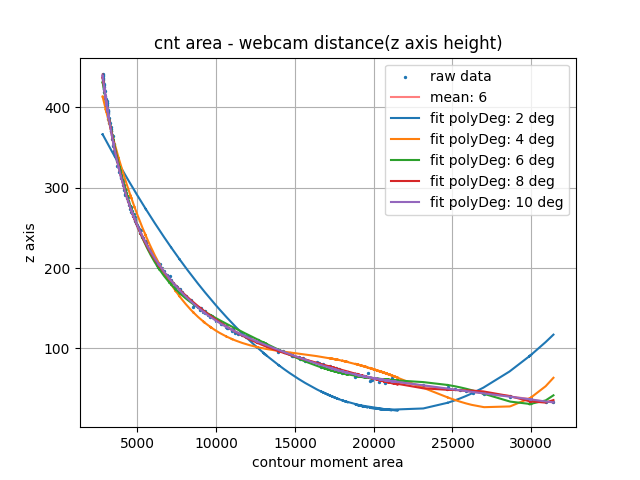
#> input picture teststuff/python/opencv/PolyDeg_area-dist.png, 640 x 480 px
$ python -i opencv_serialCOM_ipCam2.py   (imports and definitions only)
#> lines starting #> are read from the running program, lines starting #| are printed output that depends on the picture; after the words box and inside, x2 and y2 are one past the last pixel; in counts of white or black regions, pixels touching at a corner belong together
#> further down, picture is the input picture: shape (480, 640, 3); mean B, G, R 245.4, 245.4, 245.7
#!/usr/bin/env python3

import serial
import time
import requests
import cv2 #type: ignore
import numpy as np
import imutils

ser = serial.Serial('/dev/ttyUSB0', 115200, timeout=1)
# [1 line not run here, left out]

# Replace the below URL with your own. Make sure to add "/shot.jpg" at last.
url_start = "http://"
url_end = "/shot.jpg"
# [1 line not run here, left out]
minContourVal = 1000

L_values, U_values = [55, 90, 9], [81, 215, 151]

# [1 line not run here, left out]
cX, cY, cZ = 320, 200, 150
posX, posY, posZ = cX, cY, cZ
intensityVal = 0.9
area = 1

def increase_brightness(img, value=30):
#> called with value = 30
    hsv = cv2.cvtColor(img, cv2.COLOR_BGR2HSV)
#> hsv: shape (480, 640, 3); mean H, S, V 2.1, 3.3, 246.8
    h, s, v = cv2.split(hsv)
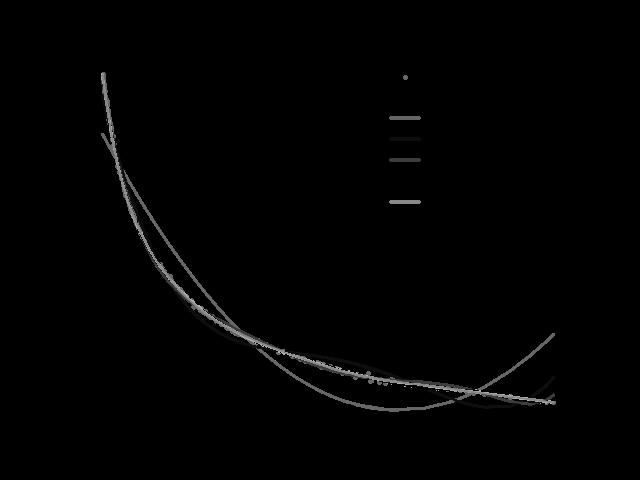
#> h: shape (480, 640); min 0, max 179, mean 2.1
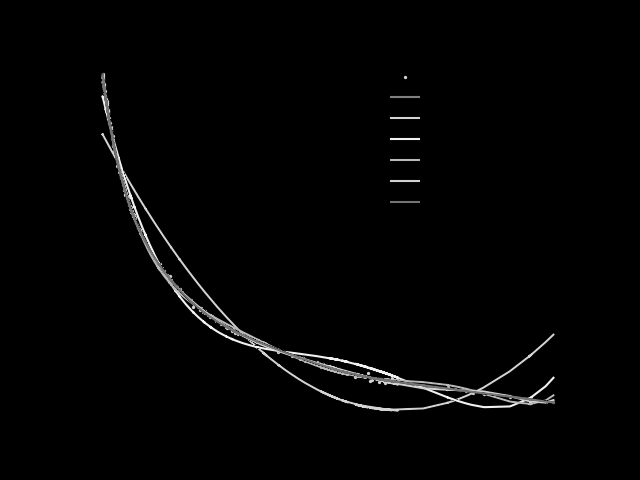
#> s: shape (480, 640); min 0, max 241, mean 3.3
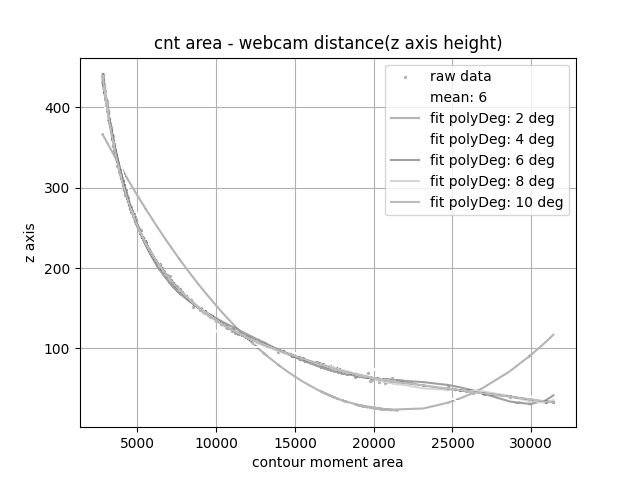
#> v: shape (480, 640); min 0, max 255, mean 246.8

    lim = 255 - value
    v[v > lim] = 255
#> v: shape (480, 640); 5.17% of pixels changed, all inside (x1, y1, x2, y2) = (24, 35, 578, 467)
    v[v <= lim] += value
#> v: shape (480, 640); min 30, max 255, mean 249.1

    final_hsv = cv2.merge((h, s, v))
#> final_hsv: shape (480, 640, 3); mean H, S, V 2.1, 3.3, 249.1
    img = cv2.cvtColor(final_hsv, cv2.COLOR_HSV2BGR)
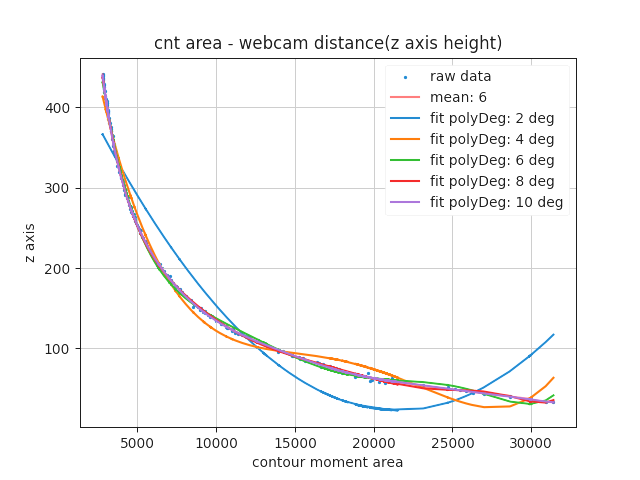
#> img: shape (480, 640, 3); mean B, G, R 247.5, 247.4, 247.7
    return img

# While loop to continuously fetching data from the Url
# [51 lines not run here, left out]

>>> import cv2
>>> picture = cv2.imread('../PolyDeg_area-dist.png')
>>> result = increase_brightness(picture)

$ run again, on teststuff/python/opencv/polyDeg_2-10.png
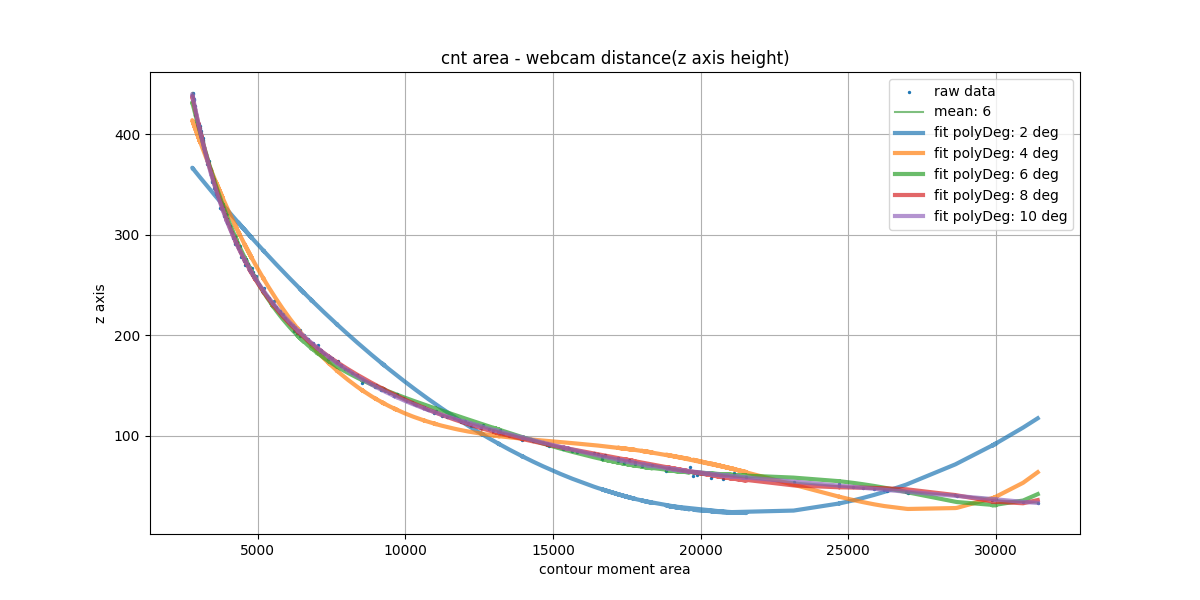
#> input picture teststuff/python/opencv/polyDeg_2-10.png, 1200 x 600 px
#> picture is the input picture: shape (600, 1200, 3); mean B, G, R 248.7, 248.8, 249.2
#> hsv: shape (600, 1200, 3); mean H, S, V 2.2, 2.8, 250
#> in increase_brightness, `h, s, v = cv2.split(hsv)`:
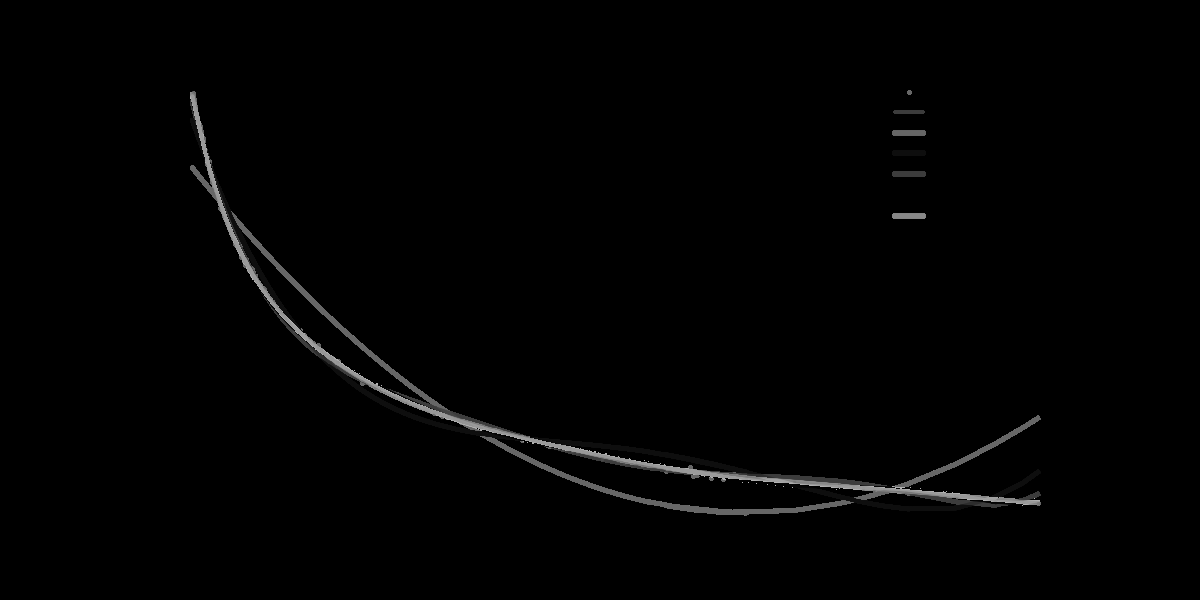
#> h: shape (600, 1200); min 0, max 179, mean 2.2
#> in increase_brightness, `h, s, v = cv2.split(hsv)`:
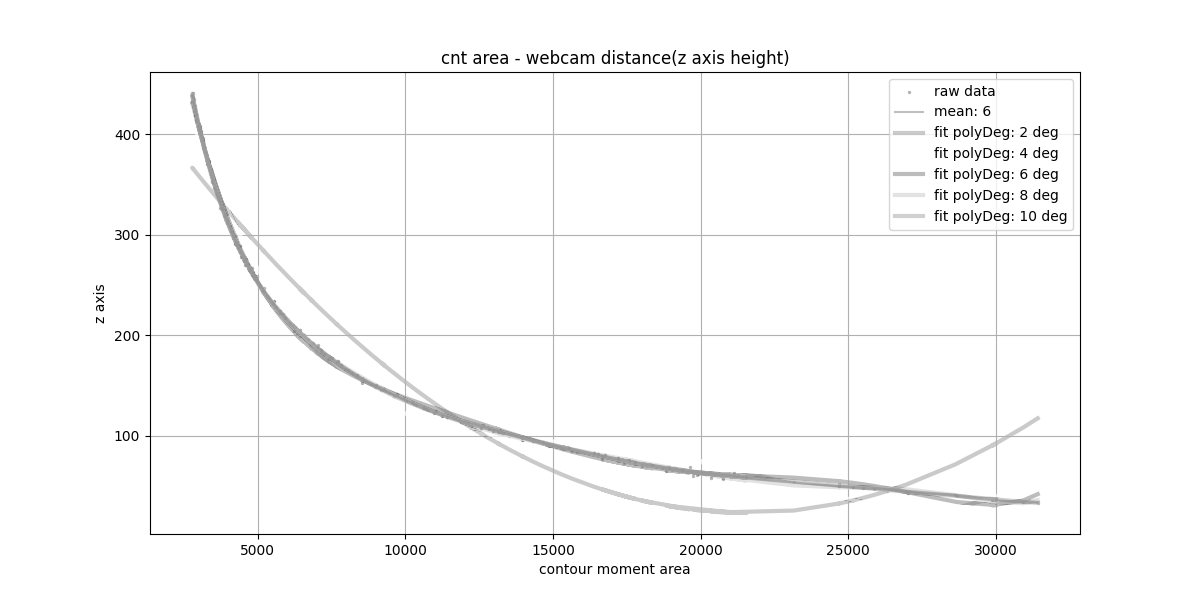
#> v: shape (600, 1200); min 0, max 255, mean 250
#> final_hsv: shape (600, 1200, 3); mean H, S, V 2.2, 2.8, 251.6
